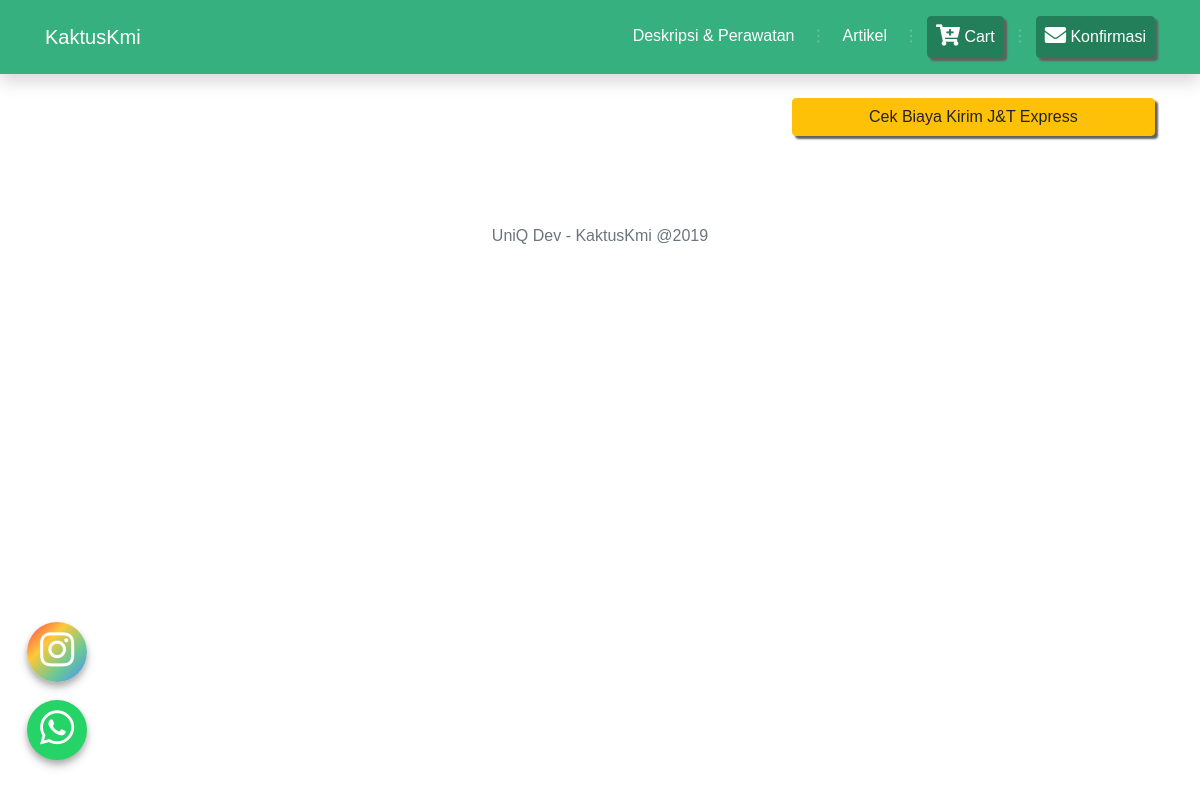
Page /index.php/marketplace/bibit_product on the earlier database version.
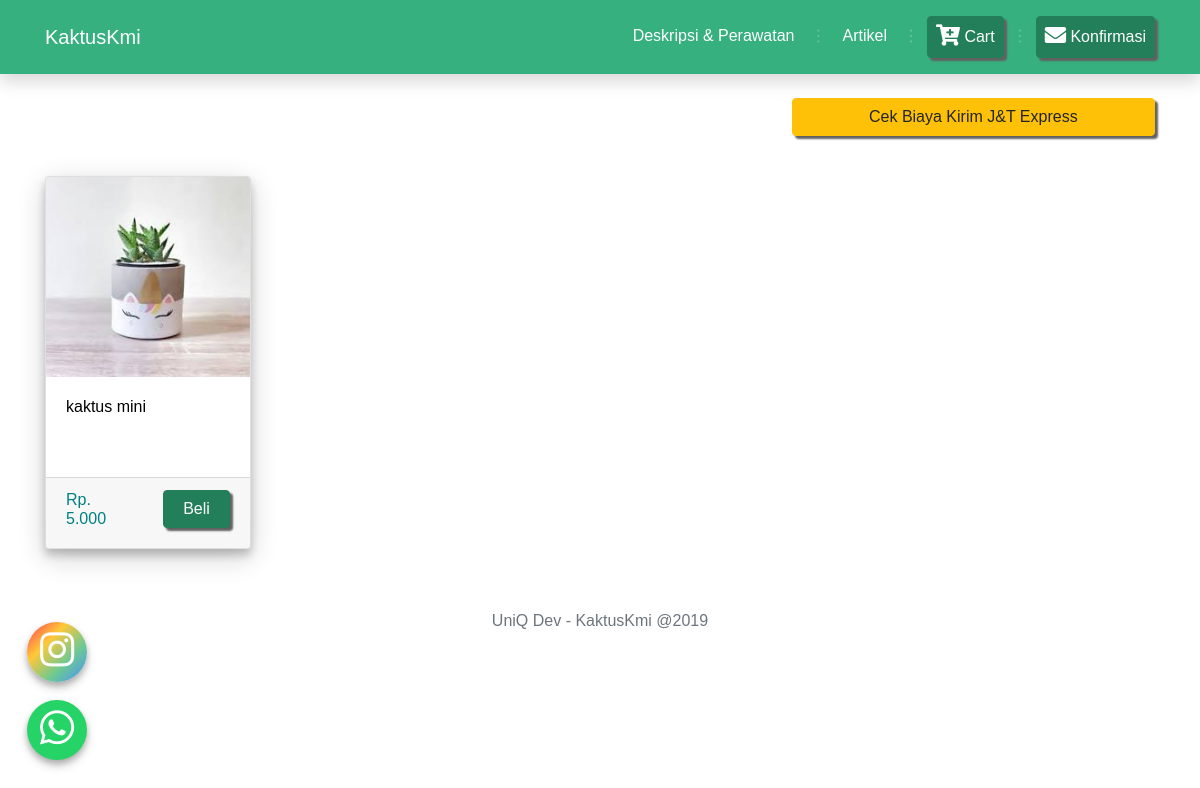
Same page on the later database version.
### tables this page shows
CREATE TABLE `produk` (
  `kode_produk` char(5) NOT NULL,
  `nama_produk` varchar(50) NOT NULL,
  `harga_produk` int(11) NOT NULL,
  `stok_produk` int(3) NOT NULL,
  `diameter` int(3) NOT NULL,
  `tinggi` int(3) NOT NULL,
  `gambar` varchar(20) NOT NULL,
  `jenis_produk` varchar(30) NOT NULL,
  `catatan` varchar(50) NOT NULL,
  `tanggal` timestamp NOT NULL DEFAULT CURRENT_TIMESTAMP ON UPDATE CURRENT_TIMESTAMP
);

### application/controllers/Marketplace.php (called while the page is built, shortened)
<?php
    Class Marketplace extends CI_Controller
    {
        private $data;
        public function __construct()
        {
            $this->load->library('cart');
            $this->load->model('Marketplace_model');
            $this->load->model('Keranjang_Model');
            $this->load->model('Pembelian_Model');
            $this->load->model('cart_model');
            $this->load->library('pagination');
            $this->data['data'] = $this->cart_model->getcart();
            $this->data['judul'] = 'KaktusKmi';
        }
        public function bibit_product()
        {
            $data['data'] = $this->Marketplace_model->getDataBibit();
            $data['judul'] = 'Produk Bibit Tanaman';
            $this->load->view('templates/header',$this->data);
            $this->load->view('marketplace/aksesoris/bibit_product',$data);
            $this->load->view('templates/footer');
        }
    }
?>

### index.php (called while the page is built, shortened)
<?php
require_once BASEPATH.'core/CodeIgniter.php';

### application/models/Marketplace_model.php (called while the page is built, shortened)
<?php
    class Marketplace_model extends CI_Model{
        public function getDataBibit(){
            $this->db->select("*");
            $this->db->from("produk");
            $this->db->where('jenis_produk = "Bibit"');
            return $this->db->get()->result();
        }
    }
?>

### application/views/marketplace/aksesoris/bibit_product.php (the view)
<section class="container">
	<form>
		<div class="form-row mt-4">
			<div class="form-group col-lg-8 col-md-12 col-sm-12">
			</div>
			<div class="form-group col-lg-4 col-md-12 col-sm-12">
				<a href="http://www.jet.co.id/tariff" class="btn btn-block btn-warning" target="_blank">Cek Biaya Kirim
					J&T Express</a>
			</div>
		</div>
	</form>
</section>
<section class="container">
	<div class="card-columns my-4">
		<?php
			foreach($data as $b){
				echo '
				<form method="post" action="'.base_url().'Marketplace/addToCartbibit/'.$b->kode_produk.'" method="post" accept-charset="utf-8">
				<div class="card">
				<a href="' .base_url().'marketplace/detail_tanaman/'.$b->kode_produk.'"
					style="color:black; text-decoration: none;">
					<img src="'. base_url().'gambar/'.$b->gambar.'"
						class="card-img-top" style="height: 200px;" alt="...">
					<div class="card-body" style="height:100px;">
						<h6 class="card-title">'.$b->nama_produk.'</h6>
					</div>
				</a>
				<div class="card-footer">
				<div class="row">
				<div class="col-6">
				<input type="hidden" name="kode_produk" value="'.$b->kode_produk.'" />
					<p class="h6" style="color: teal;">Rp. '.number_format($b->harga_produk,0,",",".").'</p>
				</div>
				<div class="col-6">
					<button type="submit" class=" add_cart btn btn-block btn-success" ><i class="glyphicon glyphicon-shopping-cart" ></i> Beli</button>
				</div>
				</div>
				</div>
			</div>
			</form>
				';
			}
		?>
	</div>
</section>
<section class="container my-5">
	<a href="https://www.instagram.com/fadh.leather/" class="float-ig" target="_blank">
		<i class="fab fa-instagram my-float"></i>
	</a>
	<a href="https://api.whatsapp.com/send?phone=6281804086665&text=Hola%21%20Quisiera%20m%C3%A1s%20informaci%C3%B3n%20sobre%20Varela%202."
		class="float" target="_blank">
		<i class="fab fa-whatsapp my-float"></i>
	</a>
</section>

Differences in the rows shown:
added produk: gambar (picture), nama_produk "kaktus mini", harga_produk "5.000"
